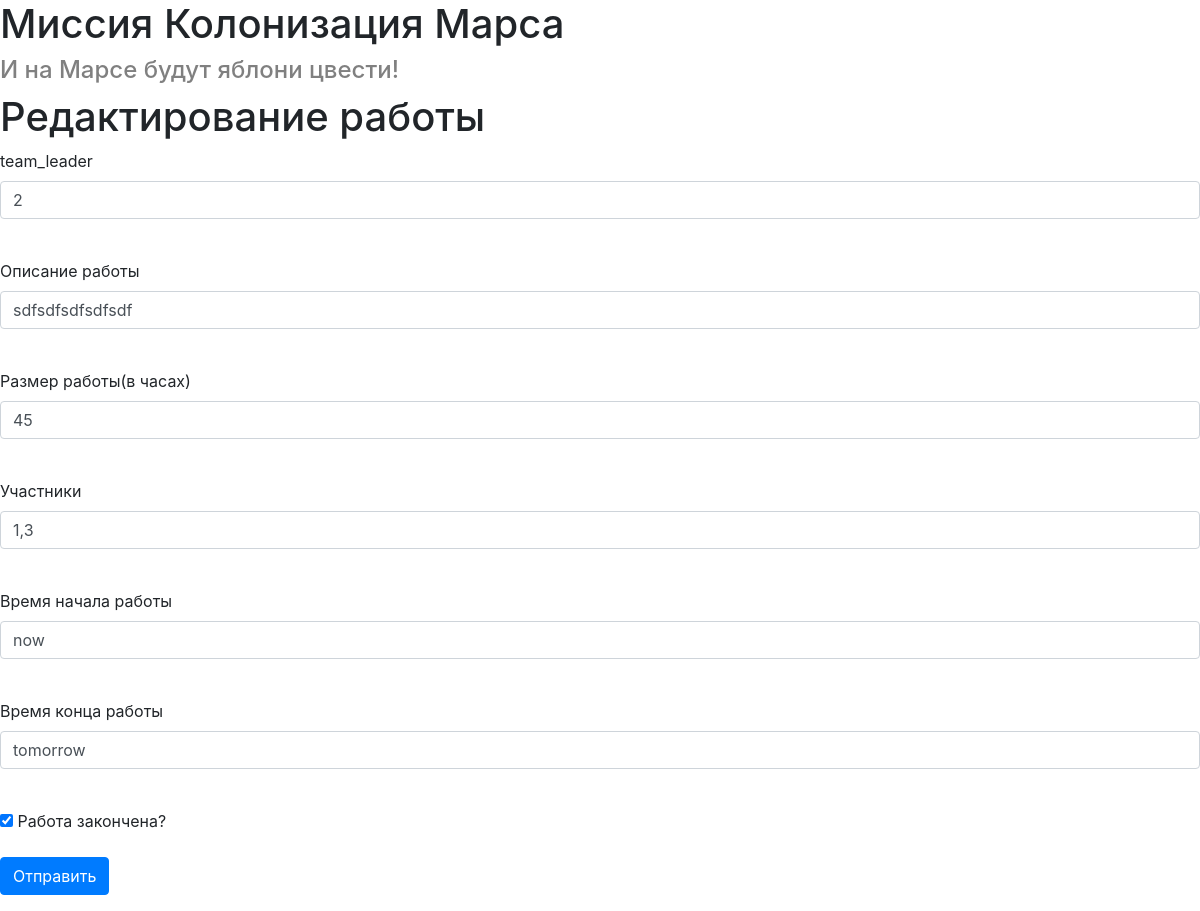
/job/7 (signed in), run on the app's committed database.
### data/jobs.py (models this page shows)
class Jobs(SqlAlchemyBase, SerializerMixin):
    __tablename__ = 'jobs'
    id = sqlalchemy.Column(sqlalchemy.Integer,
                           primary_key=True, autoincrement=True)
    team_leader = sqlalchemy.Column(sqlalchemy.Integer,
                                    sqlalchemy.ForeignKey("users.id"))
    user = orm.relation('User')
    job = sqlalchemy.Column(sqlalchemy.String)
    work_size = sqlalchemy.Column(sqlalchemy.Integer)
    collaborators = sqlalchemy.Column(sqlalchemy.String)
    start_date = sqlalchemy.Column(sqlalchemy.String)
    end_date = sqlalchemy.Column(sqlalchemy.String)
    is_finished = sqlalchemy.Column(sqlalchemy.Boolean)
    creator = sqlalchemy.Column(sqlalchemy.Integer)

### server.py (the view, shortened to what this page needs)
@app.route('/job/<int:id>', methods=['GET', 'POST'])
def edit_news(id):
    form = JobsForm()
    if request.method == "GET":
        session = db_session.create_session()
        job = session.query(Jobs).filter(Jobs.id == id).first()
        if job and (current_user.id == job.creator or current_user.id == 1):
            form.job.data = job.job
            form.team_leader.data = job.team_leader
            form.work_size.data = job.work_size
            form.collaborators.data = job.collaborators
            form.start_date.data = job.start_date
            form.end_date.data = job.end_date
            form.is_finished.data = job.is_finished
        else:
            abort(404)
    return render_template('edit_job.html', title='Редактирование работы',
                           form=form)

### server.py
class JobsForm(FlaskForm):
    team_leader = StringField('team_leader', validators=[DataRequired()])
    job = StringField('Описание работы', validators=[DataRequired()])
    work_size = StringField('Размер работы(в часах)',
                            validators=[DataRequired()])
    collaborators = StringField('Участники', validators=[DataRequired()])
    start_date = StringField('Время начала работы', validators=[DataRequired()])
    end_date = StringField('Время конца работы', validators=[DataRequired()])
    is_finished = BooleanField('Работа закончена?')
    submit = SubmitField('Отправить')

### data/db_session.py (called while the page is built)
def create_session() -> Session:
    global __factory
    return __factory()

### server.py (called while the page is built)
@login_manager.user_loader
def load_user(user_id):
    s = db_session.create_session()
    return s.query(User).get(user_id)

### templates/edit_job.html (shortened to what this page needs)
{% extends "base.html" %}
{% block content %}
<h1>Редактирование работы</h1>
<form action="" method="post">
    <p>
        {{ form.team_leader.label }}<br>
        {{ form.team_leader(class="form-control") }}<br>
    </p>
    <p>
        {{ form.job.label }}<br>
        {{ form.job(class="form-control") }}<br>
    </p>
    <p>
        {{ form.work_size.label }}<br>
        {{ form.work_size(class="form-control") }}<br>
    </p>
    <p>
        {{ form.collaborators.label }}<br>
        {{ form.collaborators(class="form-control") }}<br>
    </p>
    <p>
        {{ form.start_date.label }}<br>
        {{ form.start_date(class="form-control") }}<br>
    </p>
    <p>
        {{ form.end_date.label }}<br>
        {{ form.end_date(class="form-control") }}<br>
    </p>
    <p>{{ form.is_finished() }} {{ form.is_finished.label }}</p>
    <p>{{ form.submit(type="submit", class="btn btn-primary") }}</p>
</form>
{% endblock %}

### data on the page
Jobs: team_leader "2", job "sdfsdfsdfsdfsdf", work_size "45", collaborators "1,3", start_date "now", end_date "tomorrow", is_finished "☑"
